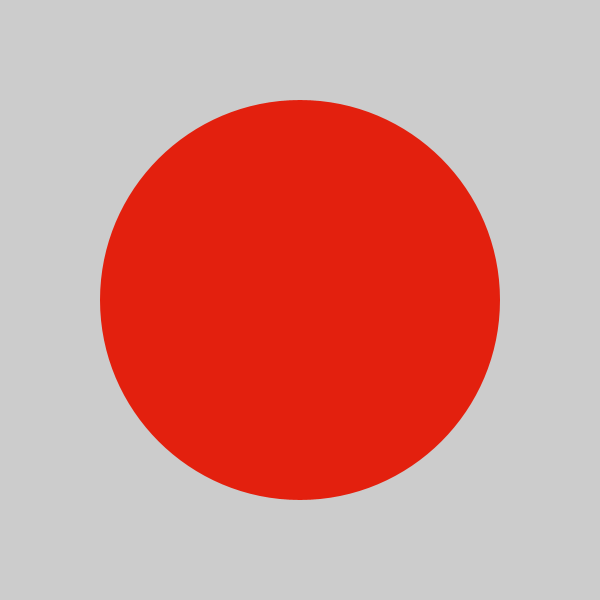
Frame 1 (no input)
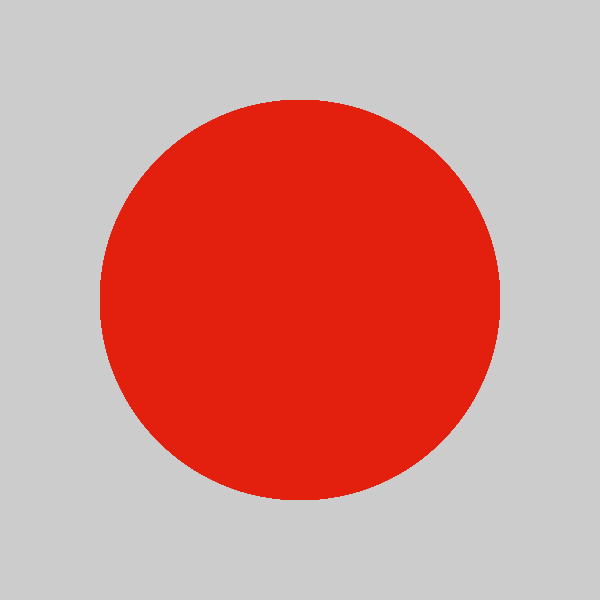
Frame 60 (the mouse pressed at the canvas centre just before this capture)
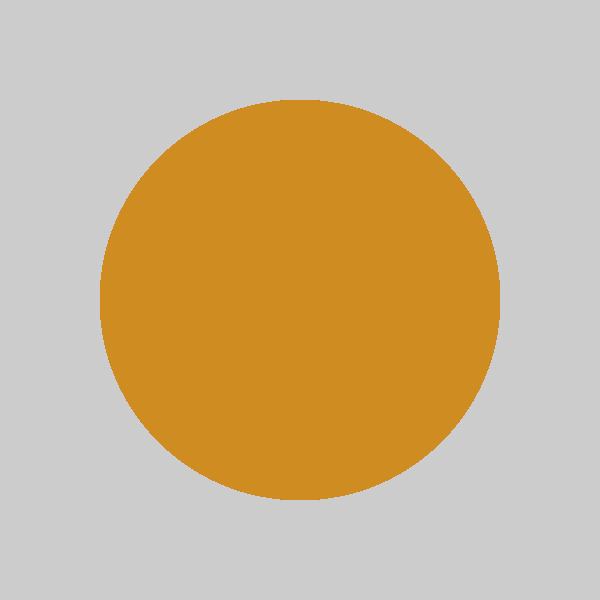
Frame 120 (the mouse held since frame 60 and released just before this capture)

The Processing sketch that drew these frames (run headless with seeded random() and noise(); from frame 60 on, the mouse is pressed at the canvas centre):

// Processing sketch: LogicalDot
// ── LogicalDot.pde
void setup() {size(600,600);}
void draw() {

if(mousePressed){fill(#CE8C21);}
else{fill(#E3200E);}
noStroke();
ellipse(300,300,400,400);
}
